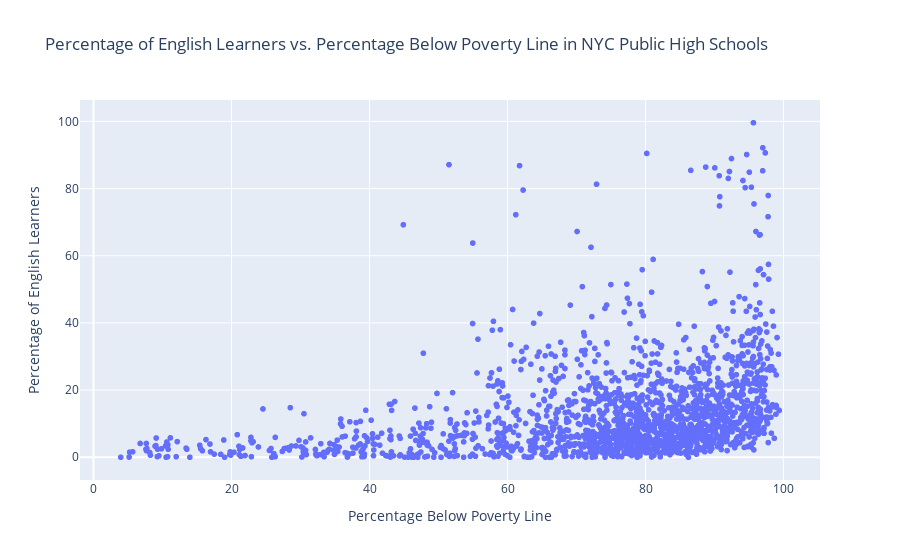

The cell this chart's notebook holds for it:
### Markdown cell above
#### Task 2E: Create a scatter plot to see whether a relationship might exist between the percentage of low-income students in a school and the percentage of English learners in a school.

The percentage of students who fall below the poverty line should be on the horizontal axis, and the percentage of English learners should be on the vertical axis.

### Code cell
# Import libraries here
import pandas as pd
import plotly.express as px

# Read the CSV file into a pandas DataFrame
df = pd.read_csv('datasets/schools.csv')

# Create a scatter plot of percent_english_learners vs percent_poverty
fig = px.scatter(df, x='percent_poverty', y='percent_english_learners', 
                 title='Percentage of English Learners vs. Percentage Below Poverty Line in NYC Public High Schools',
                 labels={'percent_poverty': 'Percentage Below Poverty Line', 'percent_english_learners': 'Percentage of English Learners'})
fig.show()

### Figure 1 — Plotly figure (JSON) as saved in the notebook; plotly's stock layout.template omitted (floating-point values rounded to 4 significant figures; data arrays with more than 128 entries replaced by an {"elided": "..."} marker saying what was removed)
{"data": [{"hovertemplate": "Percentage Below Poverty Line=%{x}<br>Percentage of English Learners=%{y}<extra></extra>", "legendgroup": "", "marker": {"color": "#636efa", "symbol": "circle"}, "mode": "markers", "name": "", "showlegend": false, "type": "scattergl", "x": {"elided": "1834 float values"}, "xaxis": "x", "y": {"elided": "1834 float values"}, "yaxis": "y"}], "layout": {"autosize": true, "legend": {"tracegroupgap": 0}, "title": {"text": "Percentage of English Learners vs. Percentage Below Poverty Line in NYC Public High Schools"}, "xaxis": {"anchor": "y", "autorange": true, "domain": [0, 1], "range": [-2.567, 105.9], "title": {"text": "Percentage Below Poverty Line"}, "type": "linear"}, "yaxis": {"anchor": "x", "autorange": true, "domain": [0, 1], "range": [-8.219, 107.8], "title": {"text": "Percentage of English Learners"}, "type": "linear"}}}
